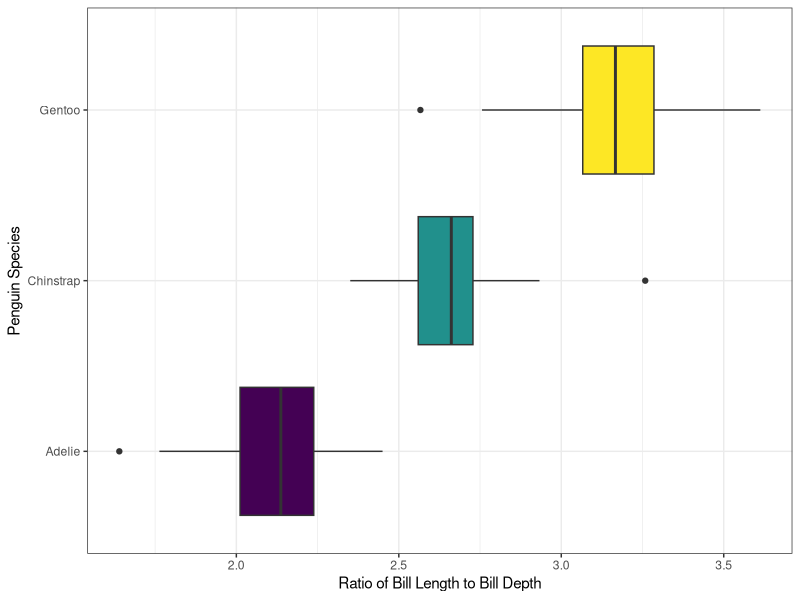
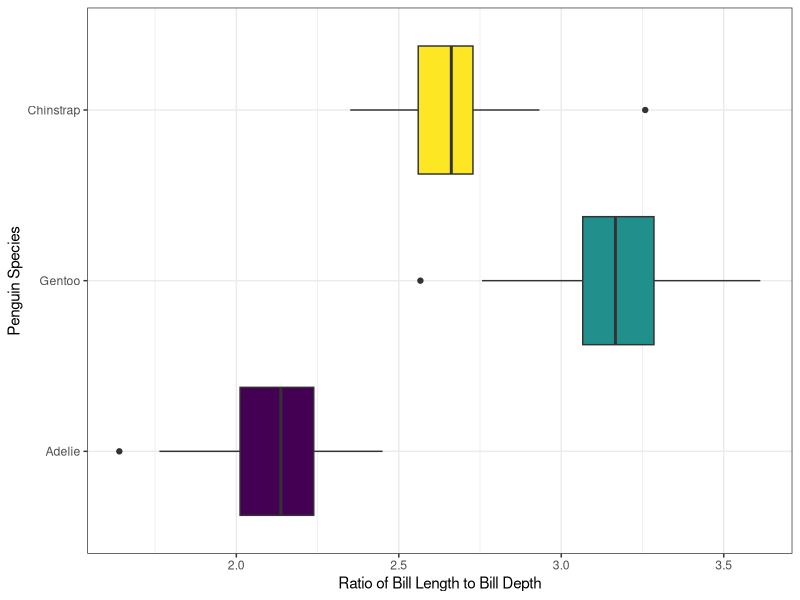
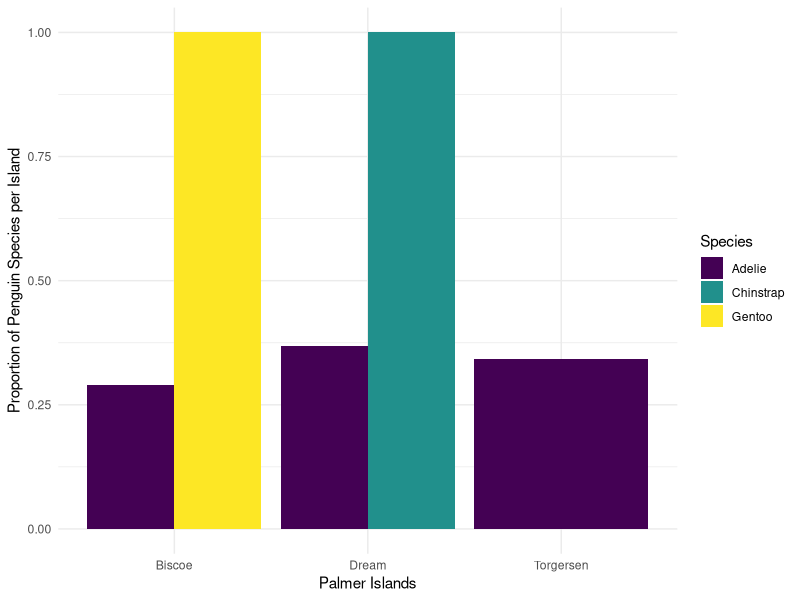

The R source for these figures, in order:
## ---- chunk 1
#| label: setup
#| include: false

library(tidyverse)
library(palmerpenguins)
data(penguins)
## ---- chunk 2
penguins |>
  mutate(body_mass_kg = body_mass_g / 1000)
## ---- chunk 3
penguins |> 
  drop_na() #if we leave it blank it will remove any row with an NA
## ---- chunk 4
penguins |> 
  drop_na(sex) #adding a variable, removes rows with NA just for that variable
## ---- chunk 5
#| label: creating-bill-ratio

#create bill ratio variable
penguins <- penguins |> 
  mutate(bill_ratio = bill_length_mm / bill_depth_mm)
## ---- chunk 6
#| label: bill-ratio-boxplot

#boxplot to visualize bill_ratio by species
ggplot(data = penguins) +
  geom_boxplot(aes(x = bill_ratio,
                   y = species,
                   fill = species)) +
  labs(x = "Ratio of Bill Length to Bill Depth",
       y = "Penguin Species") +
  guides(fill = "none") +
  theme_bw() +
  scale_fill_viridis_d()
## ---- chunk 7
#| label: new-columns-conversions

#create new columns for converted variables
penguins <- penguins |>
  mutate(bill_ratio = bill_length_mm / bill_depth_mm,
         body_mass_kg = body_mass_g / 1000,
         flipper_length_m = flipper_length_mm / 1000)
## ---- chunk 8
#| label: reorder-species

#reorder species and recreate boxplot
penguins |> 
  mutate(species = 
           fct_relevel(species, "Adelie", "Gentoo", "Chinstrap"),
         bill_ratio = bill_length_mm / bill_depth_mm) |> 
  ggplot() +
  geom_boxplot(aes(x = bill_ratio,
                   y = species,
                   fill = species)) +
  labs(x = "Ratio of Bill Length to Bill Depth",
       y = "Penguin Species") +
  guides(fill = "none") +
  theme_bw() +
  scale_fill_viridis_d()
  
## ---- chunk 9
penguins |>
  group_by(species) |>
  summarize(mass_mean = mean(body_mass_g, na.rm = TRUE),
            mass_sd = sd(body_mass_g, na.rm = TRUE))
## ---- chunk 10
#| label: summary-stats-mass-kg
#Calculate summary statistics for body mass (kg) by species and sex
penguins |> 
  mutate(body_mass_kg = body_mass_g / 1000) |> 
  group_by(species, sex) |> 
  summarize(mass_mean_kg = mean(body_mass_kg, na.rm = TRUE),
            mass_sd_kg = sd(body_mass_kg, na.rm = TRUE))
## ---- chunk 11

## ---- chunk 12

## ---- chunk 13
penguins |>
  group_by(species) |>
  summarize(bill_length_mean = mean(bill_length_mm, na.rm = TRUE),
            bill_depth_mean = mean(bill_depth_mm, na.rm = TRUE),
            flipper_length_mean = mean(flipper_length_mm, na.rm = TRUE))
## ---- chunk 14
penguins |>
  group_by(species) |>
  summarize(across(ends_with("mm"), 
                   .fns = mean, 
                   na.rm = TRUE))
## ---- chunk 15
penguins |>
  group_by(year) |>
  summarise(across(starts_with("bill"), 
                   .fns = max, 
                   na.rm = TRUE, 
                   .names = "max_{.col}"))
## ---- chunk 16
penguins |>
  group_by(year) |>
  summarise(across(starts_with("bill"), 
                   .fns = max, 
                   na.rm = TRUE, 
                   .names = "{.col}_max"))
## ---- chunk 17
penguins |>
  group_by(species) |>
  summarize(across(contains("length"),
                   list(avg = mean, stdev = sd),
                   na.rm = TRUE,
                   .names = "{.fn}_{.col}"))
## ---- chunk 18

## ---- chunk 19

## ---- chunk 20
penguins |>
  group_by(species) |>
  summarize(n = n())
## ---- chunk 21
penguins |>
  count(species)
## ---- chunk 22
penguins |>
  count(species, year)
## ---- chunk 23
penguins |> 
  count(species, island) |> #comment
  group_by(species) |> #comment 
  mutate(total = sum(n),  #comment
         prop = n/total) |>  #comment
  ggplot(aes(x = island, y = prop, fill = species)) + #comment
  geom_col(position = position_dodge()) + #comment
  scale_fill_viridis_d() + #comment
  labs(x = "Palmer Islands",
       y = "Proportion of Penguin Species per Island",
       fill = "Species") +
  theme_minimal()
## ---- chunk 24

## ---- chunk 25

## ---- chunk 26
penguins |>
  mutate(size_bin = case_when(
      body_mass_g > 4500 ~ "large",
      body_mass_g > 3000 & body_mass_g <= 4500 ~ "medium",
      body_mass_g <= 3000 ~ "small"
    )
  )
## ---- chunk 27
penguins |>
  select(species, year, flipper_length_mm) |>  #comment
  rename(study_year = year) |>   #comment
  filter(species == "Adelie") |>  #comment
  mutate(flipper_rank = case_when(   #comment
    flipper_length_mm < 200 ~ 1,   #comment
    flipper_length_mm >= 200 ~ 2,  #comment
    TRUE ~ 0 # 0 for anything else
  ))
## ---- chunk 28

## ---- chunk 29

